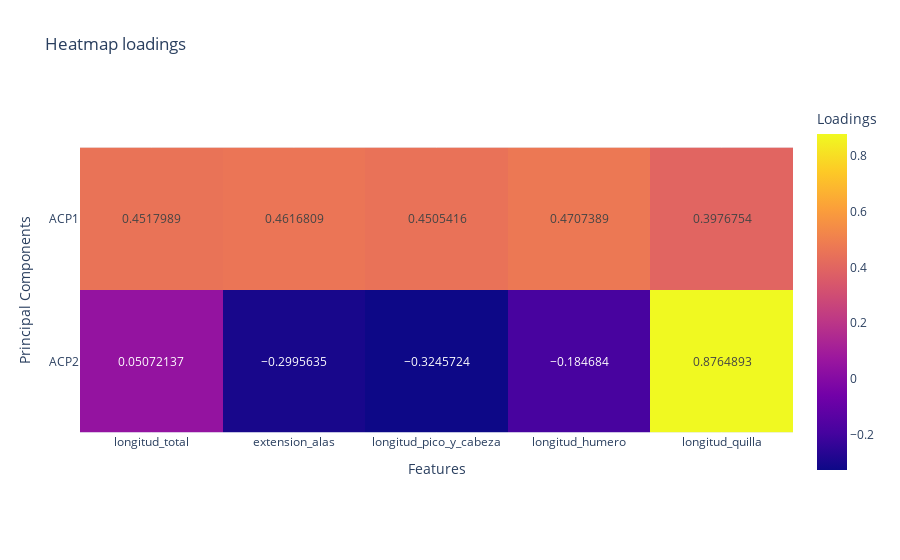

The cell this chart's notebook holds for it:
### Code cell
# Loadings.
plot_loadings_heatmap(pca1, df1)

### Figure 1 — Plotly figure (JSON) as saved in the notebook; plotly's stock layout.template omitted (floating-point values rounded to 4 significant figures)
{"data": [{"coloraxis": "coloraxis", "hovertemplate": "Features: %{x}<br>Principal Components: %{y}<br>Loadings: %{z}<extra></extra>", "name": "0", "texttemplate": "%{z}", "type": "heatmap", "x": ["longitud_total", "extension_alas", "longitud_pico_y_cabeza", "longitud_humero", "longitud_quilla"], "xaxis": "x", "y": ["ACP1", "ACP2"], "yaxis": "y", "z": [[0.4518, 0.4617, 0.4505, 0.4707, 0.3977], [0.05072, -0.2996, -0.3246, -0.1847, 0.8765]]}], "layout": {"coloraxis": {"colorbar": {"title": {"text": "Loadings"}}, "colorscale": [[0, "#0d0887"], [0.1111, "#46039f"], [0.2222, "#7201a8"], [0.3333, "#9c179e"], [0.4444, "#bd3786"], [0.5556, "#d8576b"], [0.6667, "#ed7953"], [0.7778, "#fb9f3a"], [0.8889, "#fdca26"], [1, "#f0f921"]]}, "title": {"text": "Heatmap loadings"}, "xaxis": {"anchor": "y", "constrain": "domain", "domain": [0, 1], "scaleanchor": "y", "title": {"text": "Features"}}, "yaxis": {"anchor": "x", "autorange": "reversed", "constrain": "domain", "domain": [0, 1], "title": {"text": "Principal Components"}}}}
